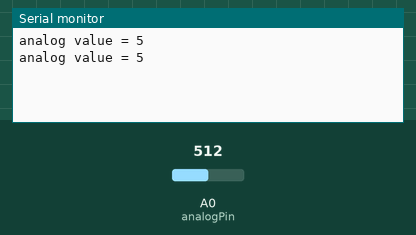
Recording of a sketch running on a simulated Arduino Uno, built with avr-gcc and run on an emulated ATmega328P. On the bench: the last lines printed to the serial monitor. The inputs (shaded band) are chosen by the test bench; at power-on: A0 (analogPin) = 512.

Above: at 1.8 s.
1.9 s: A0 (analogPin) set to 716
At 2.8 s:
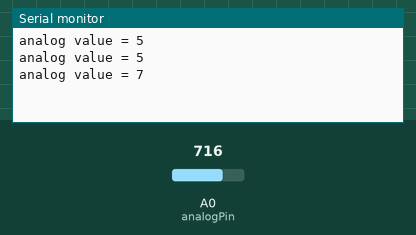
3.4 s: A0 (analogPin) set to 900
At 4.8 s:
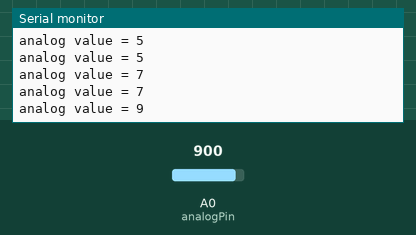
Timing chart, 0 to 6.4 s (numbered marks = the images above; inputs shaded):
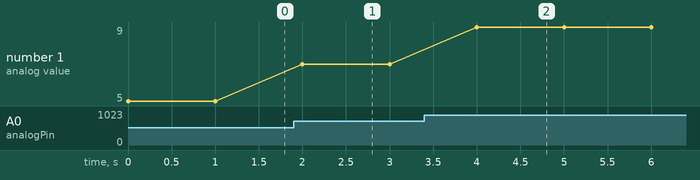

The sketch:

serial_monitor_example.ino
```cpp
const int analogPin = A0;
int analogValue = 0;
void setup() {
Serial.begin(9600);
}
void loop() {
analogValue = analogRead(analogPin);
analogValue=map(analogValue,0,1023,0,11);
Serial.print("analog value = " );
Serial.println(analogValue, DEC);
delay(1000);
}
```

Measured:
- after the input at 1.9 s, the serial monitor: prints a new line after 0.10 s (image 1)
- after the input at 3.4 s, the serial monitor: prints a new line after 0.60 s (image 2)
- plotted number 1: 5 → 7 after the input at 1.9 s, 7 → 9 after the input at 3.4 s
